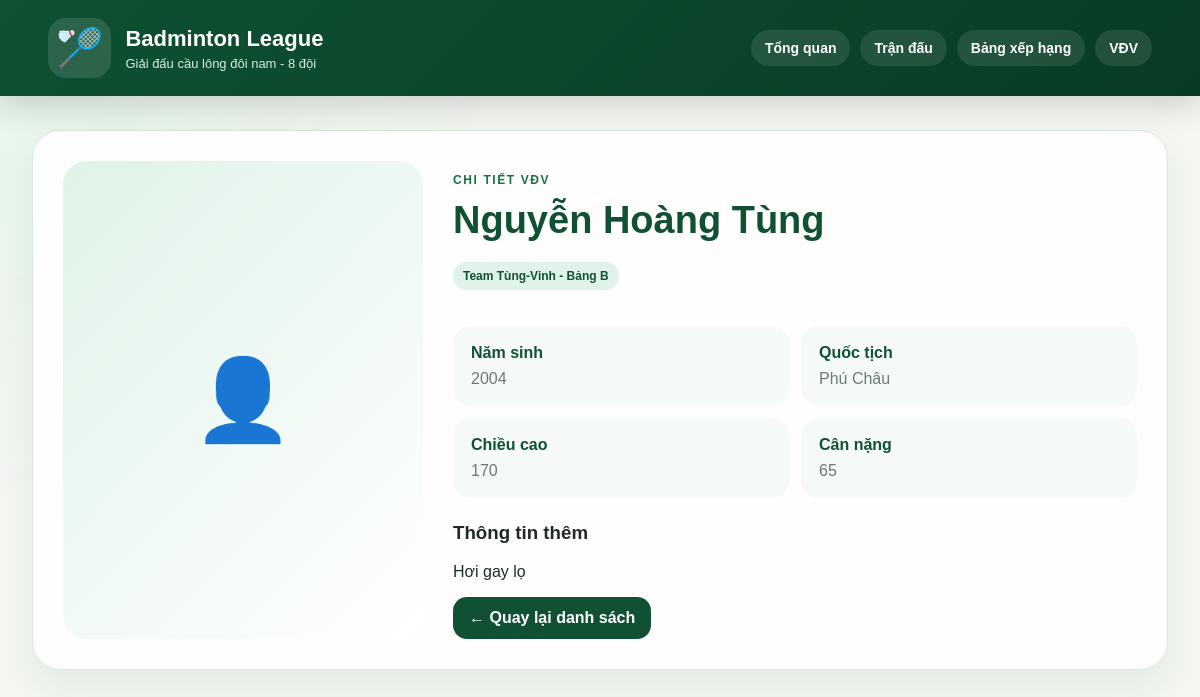
The page /players/1 on the database its author committed.
### tables this page shows
CREATE TABLE players (
            id INTEGER PRIMARY KEY AUTOINCREMENT,
            full_name TEXT NOT NULL,
            birth_year TEXT,
            nationality TEXT,
            height TEXT,
            weight TEXT,
            team_id INTEGER NOT NULL,
            image_url TEXT,
            description TEXT,
            FOREIGN KEY(team_id) REFERENCES teams(id)
        );

CREATE TABLE teams (
            id INTEGER PRIMARY KEY AUTOINCREMENT,
            name TEXT NOT NULL UNIQUE,
            group_name TEXT NOT NULL
        );

### app.py (the view)
@app.route('/players/<int:player_id>')
def player_detail(player_id):
    conn = get_db()
    player = conn.execute('''
        SELECT p.*, t.name AS team_name, t.group_name FROM players p JOIN teams t ON p.team_id=t.id WHERE p.id=?
    ''', (player_id,)).fetchone()
    conn.close()
    if not player:
        flash('Không tìm thấy VĐV.', 'error')
        return redirect(url_for('players'))
    return render_template('player_detail.html', player=player)

### app.py (called while the page is built)
def get_db():
    conn = sqlite3.connect(DB_PATH)
    conn.row_factory = sqlite3.Row
    return conn

### templates/player_detail.html
{% extends 'base.html' %}
{% block content %}
<section class="profile">
    <div class="profile-img">
        {% if player.image_url %}<img src="{{ player.image_url }}" alt="{{ player.full_name }}">{% else %}<span>👤</span>{% endif %}
    </div>
    <div class="profile-info">
        <p class="eyebrow">Chi tiết VĐV</p>
        <h2>{{ player.full_name }}</h2>
        <p class="team-pill">{{ player.team_name }} - Bảng {{ player.group_name }}</p>
        <div class="profile-stats">
            <div><b>Năm sinh</b><span>{{ player.birth_year or 'Chưa cập nhật' }}</span></div>
            <div><b>Quốc tịch</b><span>{{ player.nationality or 'Chưa cập nhật' }}</span></div>
            <div><b>Chiều cao</b><span>{{ player.height or 'Chưa cập nhật' }}</span></div>
            <div><b>Cân nặng</b><span>{{ player.weight or 'Chưa cập nhật' }}</span></div>
        </div>
        <h3>Thông tin thêm</h3>
        <p>{{ player.description or 'Chưa có mô tả thêm.' }}</p>
        <a class="detail-link" href="{{ url_for('players') }}">← Quay lại danh sách</a>
    </div>
</section>
{% endblock %}

### static/style.css (style rules this page uses)
:root { --bg: #f4f7f2; --card: #ffffff; --green: #0f5132; --green-2: #177245; --mint: #dff3e8; --gold: #ffbd59; --text: #1f2a24; --muted: #6c7a72; --danger: #b42318; --line: #dbe5dd; }
* { box-sizing: border-box; }
body { margin: 0; font-family: Arial, Helvetica, sans-serif; background: radial-gradient(circle at top left, #e4f6ea, transparent 35%), var(--bg); color: var(--text); }
a { color: inherit; text-decoration: none; }
.hero > div, .card, .match-card, .player-card, .profile { background: rgba(255,255,255,.88); border: 1px solid var(--line); border-radius: 28px; box-shadow: 0 18px 45px rgba(15,81,50,.08); }
.eyebrow { color: var(--green-2); text-transform: uppercase; letter-spacing: 1.6px; font-size: 12px; font-weight: 800; }
.badge, .status, .team-pill { display: inline-flex; align-items: center; padding: 7px 10px; border-radius: 999px; font-size: 12px; font-weight: 800; }
button, .detail-link { border: 0; background: var(--green); color: white; border-radius: 14px; padding: 12px 16px; font-weight: 800; cursor: pointer; display: inline-block; text-align: center; }
.avatar, .profile-img { background: linear-gradient(135deg, var(--mint), #fff); border-radius: 24px; overflow: hidden; display: grid; place-items: center; }
.avatar span, .profile-img span { font-size: 80px; }
.profile { display: grid; grid-template-columns: 360px 1fr; gap: 30px; padding: 30px; }
.profile-img { min-height: 440px; }
.profile-info h2 { color: var(--green); font-size: 38px; margin: 8px 0; }
.team-pill { background: var(--mint); color: var(--green); }
.profile-stats { display: grid; grid-template-columns: repeat(2, 1fr); gap: 12px; margin: 24px 0; }
.profile-stats div { background: #f6faf7; padding: 18px; border-radius: 18px; }
.profile-stats b { display: block; color: var(--green); margin-bottom: 8px; }
.profile-stats span { color: var(--muted); }

### rows shown on the page
players: full_name "Nguyễn Hoàng Tùng", birth_year "2004", nationality "Phú Châu", height "170", weight "65", description "Hơi gay lọ"
teams: team_name "Team Tùng-Vinh", group_name "B"
